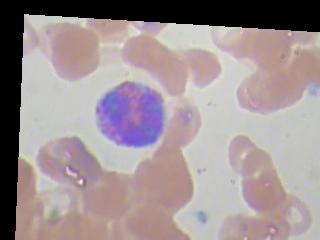
#> input picture data_split/TEST/Eosinophil/_0_884.jpeg, 320 x 240 px
$ python -i augment.py   (imports and definitions only)
#> lines starting #> are read from the running program, lines starting #| are printed output that depends on the picture
"""
Optional data-augmentation script (professor-provided).

NOT used for this project's training: our images already come from an augmented
dataset (dataset2-master: rotated, scaled, flipped). training.py does not use this.

Use augment.py only when you have a different dataset where:
- Some classes have fewer images than others (class imbalance), and
- You want to balance by creating extra augmented copies (flips, rotations, color)
  until every class has as many images as the largest class.

Modes: 'camera' (flips, 90° rotations, color tweaks) or 'xray' (small rotations only).
Requires: pip install pillow
"""
import os
import random
from PIL import Image, ImageEnhance

# [2 lines not run here, left out]

# [1 line that did not run here, left out]

# count images
counts = {}
# [3 lines not run here, left out]

# [1 line that did not run here, left out]


def augment(img):
    if mode == "camera":
        if random.random() > 0.5:
            img = img.transpose(Image.FLIP_LEFT_RIGHT)

        if random.random() > 0.5:
            img = img.rotate(random.choice([90, 180, 270]))

        enhancer = ImageEnhance.Color(img)
        img = enhancer.enhance(random.uniform(0.7, 1.3))

    elif mode == "xray":
        # minimal rotation only
        img = img.rotate(random.uniform(-5, 5))

    return img


# [17 lines not run here, left out]

>>> import cv2
>>> picture = cv2.imread('data_split/TEST/Eosinophil/_0_884.jpeg', cv2.IMREAD_GRAYSCALE)
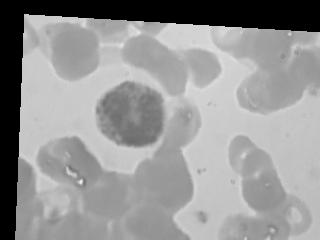
#> picture: shape (240, 320); min 0, max 238, mean 149.2
#> (the run stopped early here; a loop or call above may not have finished)

$ run again, on data_split/TEST/Eosinophil/_12_607.jpeg
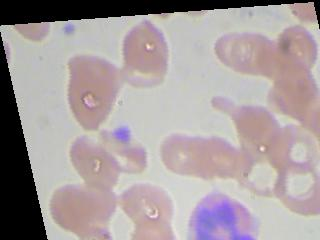
#> input picture data_split/TEST/Eosinophil/_12_607.jpeg, 320 x 240 px
#> `picture = cv2.imread('data_split/TEST/Eosinophil/_0_884.jpeg', cv2.IMR..`:
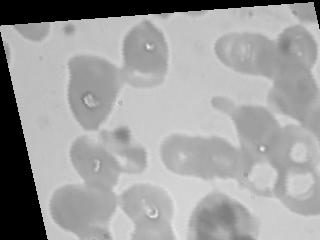
#> picture: shape (240, 320); min 0, max 242, mean 160.4

$ run again, on data_split/TEST/Eosinophil/_12_9445.jpeg
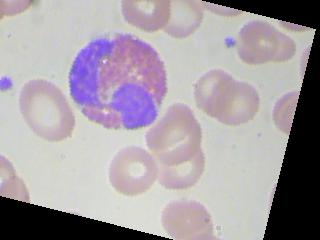
#> input picture data_split/TEST/Eosinophil/_12_9445.jpeg, 320 x 240 px
#> `picture = cv2.imread('data_split/TEST/Eosinophil/_0_884.jpeg', cv2.IMR..`:
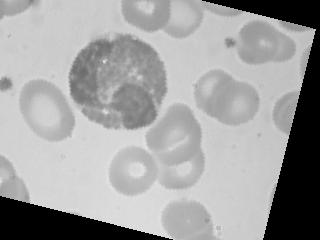
#> picture: shape (240, 320); min 0, max 249, mean 160.1

$ run again, on data_split/TEST/Eosinophil/_1_212.jpeg
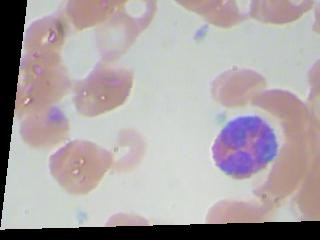
#> input picture data_split/TEST/Eosinophil/_1_212.jpeg, 320 x 240 px
#> `picture = cv2.imread('data_split/TEST/Eosinophil/_0_884.jpeg', cv2.IMR..`:
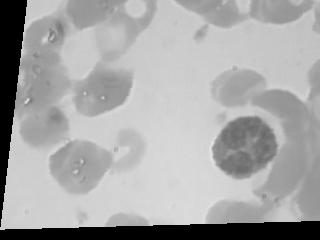
#> picture: shape (240, 320); min 0, max 237, mean 166.7
